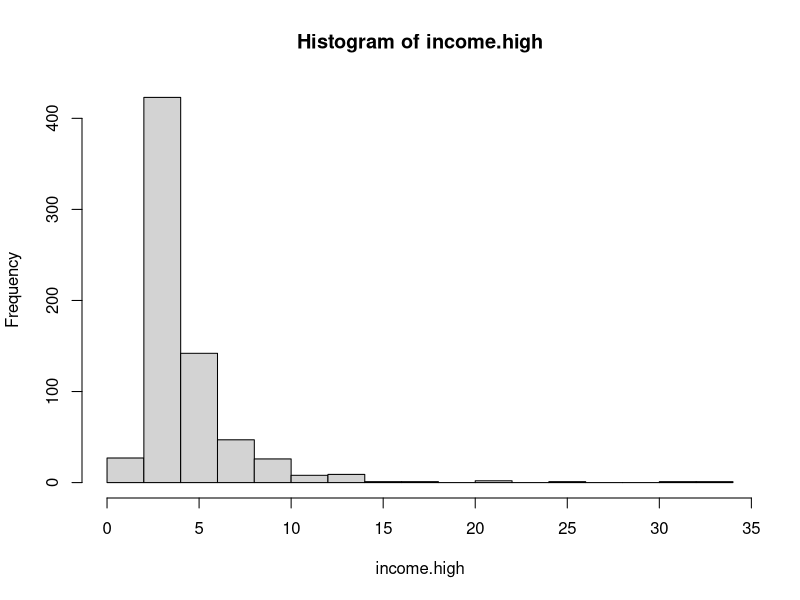

Source code (R):
rm(list=ls())

# Exercise 1

set.seed(pi)
r <- rnorm(2754, 0, 1)
income <- exp(r)

quant <- quantile(income, c(0.10, 0.35, 0.75, 0.98))

income.level <- rep(NA, 2754)

income.level[income <= quant[1]] <- "VL"
income.level[income > quant[1] & income <=  quant[2]] <- "L"
income.level[income > quant[2] & income <=  quant[3]] <- "M"
income.level[income > quant[3] & income <=  quant[4]] <- "H"
income.level[income > quant[4]] <- "VH"

factor_income.level <- factor(income.level, ordered=T, levels <- c("VL", "L", "M", "H", "VH"))
factor_income.level

levels(factor_income.level) <- c("Very Low", "Low", "Middle", "High", "Very High")
as.numeric(factor_income.level)

summary(factor_income.level)

income.high <- income[income > quant[3]]
income.high

hist(income.high, breaks = 20)

average_high <- mean(income.high)
average_high

income.veryhigh <- income[income > quant[4]]
average_veryhigh <- mean(income.veryhigh)
average_veryhigh

gap_highandveryhigh <- average_veryhigh - average_high
gap_highandveryhigh

# Exercise 2 

set.seed(pi)
industry <- sample(c("Manufacture", "Service", "IT"), 100, replace=T, prob=c(0.3, 0.5, 0.2))
stock <- rep(NA, 100)
stock[industry == "Manufacture"] <- rnorm(sum(industry=="Manufacture"), 3, 2)
stock[industry == "Service"] <- rnorm(sum(industry=="Service"), 2, 4)
stock[industry == "IT"] <- rnorm(sum(industry=="IT"), 8, 8)

factor.industry <- factor(industry)
factor.industry

summary(factor.industry)

average_Manufacture <- mean(stock[industry=="Manufacture"])
average_Service <- mean(stock[industry=="Service"])
average_IT <- mean(stock[industry=="IT"])

sd_Manufacture <- sd(stock[industry=="Manufacture"])
sd_Service <- sd(stock[industry=="Service"])
sd_IT <- sd(stock[industry=="IT"])

Stock_Avg <- matrix(c(average_Manufacture, average_Service, average_IT), ncol=1, byrow=TRUE)
colnames(Stock_Avg) <- c("Average")
rownames(Stock_Avg) <- c("Manufacture", "Service", "IT")
Stock_Avg <-as.table(Stock_Avg)
Stock_Avg

Stock_sd <- matrix(c(sd_Manufacture, sd_Service, sd_IT), ncol=1, byrow=TRUE)
colnames(Stock_sd) <- c("SD")
rownames(Stock_sd) <- c("Manufacture", "Service", "IT")
Stock_sd <-as.table(Stock_sd)
Stock_sd

